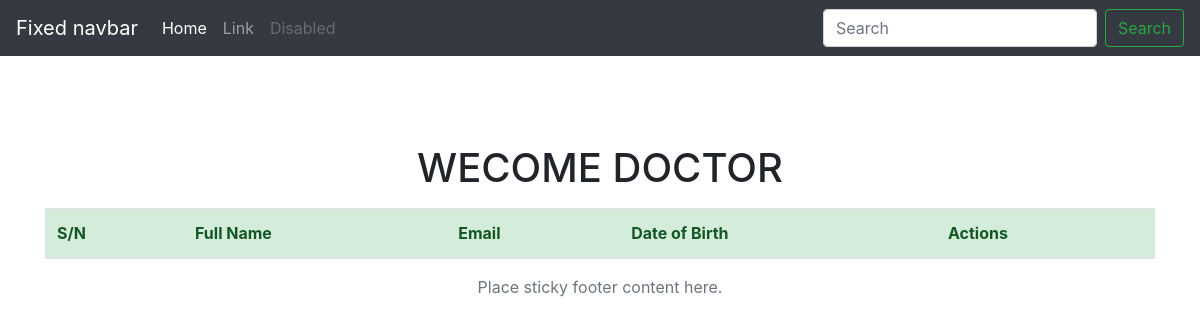
/pathology.php, run on an earlier commit of the app's database.
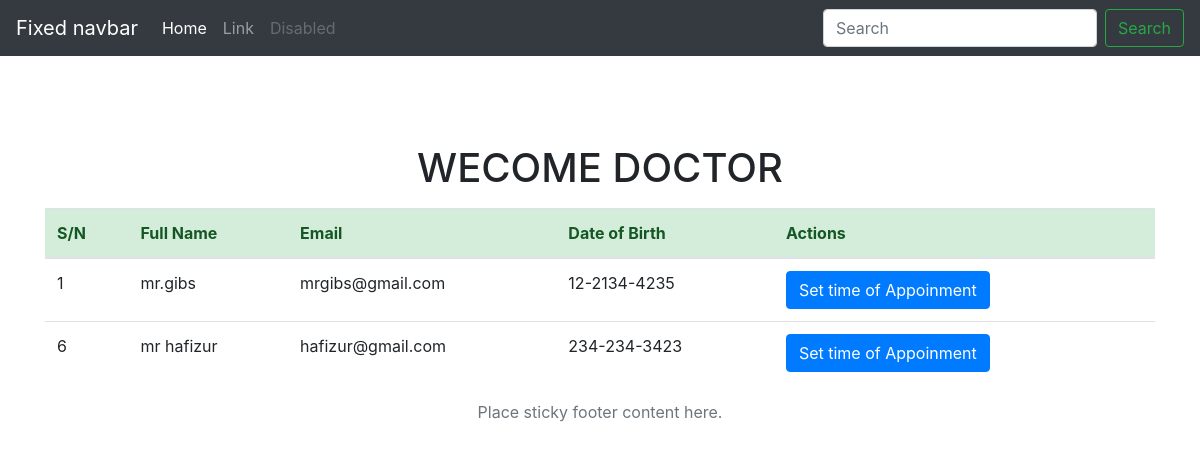
And on a later commit of the database.
### tables this page shows
CREATE TABLE `patient` (
  `id` int(11) NOT NULL,
  `name` varchar(100) NOT NULL,
  `email` varchar(100) NOT NULL,
  `phone` varchar(100) NOT NULL,
  `gender` varchar(12) NOT NULL,
  `catagory` varchar(100) NOT NULL,
  `date` varchar(100) NOT NULL,
  `comment` varchar(100) NOT NULL,
  `meeting date` varchar(60) NOT NULL,
  `meeting time` varchar(60) NOT NULL
);

### pathology.php (the view, shortened to what this page needs)
<?php
 require_once('database.php');
?>
<!doctype html>
<html lang="en">
  <head>
    <link rel="stylesheet" href="https://stackpath.bootstrapcdn.com/bootstrap/4.1.2/css/bootstrap.min.css">
  </head>
  <body>
    <header>
      <nav class="navbar navbar-expand-md navbar-dark fixed-top bg-dark">
        <a class="navbar-brand" href="#">Fixed navbar</a>
        <div class="collapse navbar-collapse" id="navbarCollapse">
          <ul class="navbar-nav mr-auto">
            <li class="nav-item active">
              <a class="nav-link" href="#">Home <span class="sr-only">(current)</span></a>
            </li>
            <li class="nav-item">
              <a class="nav-link" href="#">Link</a>
            </li>
            <li class="nav-item">
              <a class="nav-link disabled" href="#">Disabled</a>
            </li>
          </ul>
          <form class="form-inline mt-2 mt-md-0">
            <input class="form-control mr-sm-2" type="text" placeholder="Search" aria-label="Search">
            <button class="btn btn-outline-success my-2 my-sm-0" type="submit">Search</button>
          </form>
        </div>
      </nav>
    </header>
    <center>
    <br />
    <br />
    <br />
    <br />
    <main role="main" class="container">
      <h1 class="mt-5">WECOME DOCTOR <?php echo $_SESSION['doctorname'];  ?></h1>
      <p class="lead">
            <div class="my-table">
<table class="table">
  <thead >
    <tr class="alert-success">
      <th scope="col">S/N</th>
      <th scope="col">Full Name</th>
      <th scope="col">Email</th>
      <th scope="col">Date of Birth</th>
      <th scope="col">Actions</th>
    </tr>
  </thead>
  <tbody>
    <?php
$read_quary = mysqli_query($conn,"SELECT * FROM patient WHERE catagory='Pathology';");
while ($rows = mysqli_fetch_assoc($read_quary)) {
?>
<tr>
  <td><?php echo $rows['id'] ?></td>
  <td><?php echo $rows['name']?></td>
  <td><?php echo $rows['email'] ?></td>
  <td><?php echo $rows['phone'] ?></td>
  <td>
    <a href="update.php?update=<?php echo $rows['id'];?>" class="btn btn-primary">Set time of Appoinment</a>
  </td>
</tr>
<?php } ?>
  </tbody>
</table>
</div>
      </p>
    </main>
    <footer class="footer">
      <div class="container">
        <span class="text-muted">Place sticky footer content here.</span>
      </div>
    </footer>
    </center>
  </body>
</html>

What changed in the data, as far as the page shows it:
added patient: id "1", name "mr.gibs", email "mrgibs@gmail.com", phone "12-2134-4235"
added patient: id "6", name "mr hafizur", email "hafizur@gmail.com", phone "234-234-3423"
